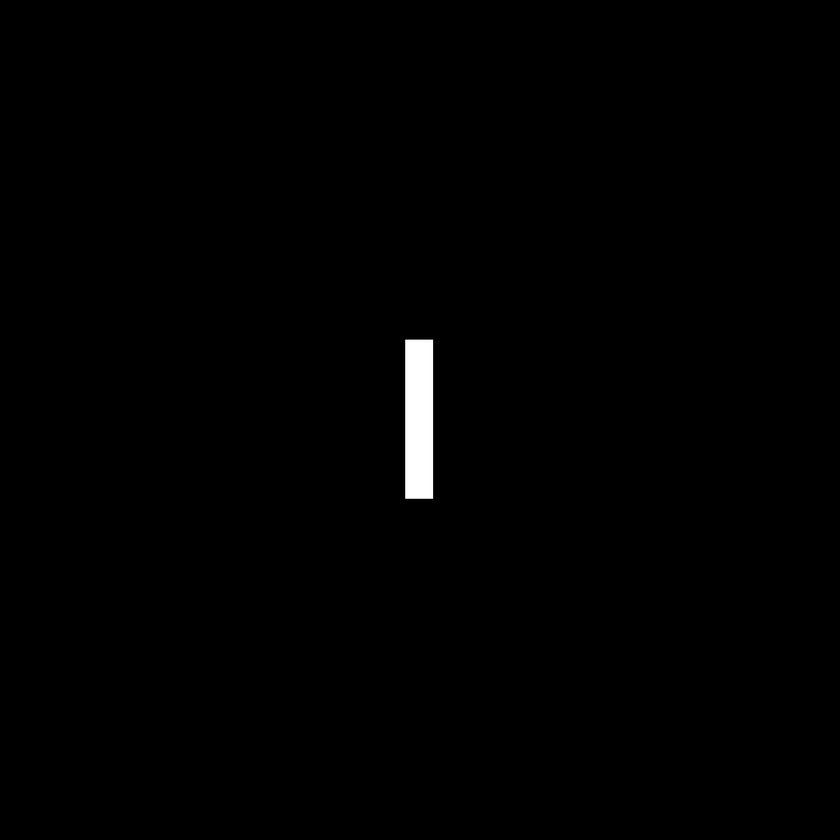
#> input picture Digital Image Processing/Fig0424(a)(rectangle).tif, 840 x 840 px, shrunk from 1024 x 1024 before the run, found by its file name
$ jupyter execute IP-10.ipynb
#> lines starting #> are read from the running program, lines starting #| are printed output that depends on the picture
[cell 1]
from google.colab import drive
drive.mount('/content/drive')

[cell 2]
# Basics of Frequency Domain Filtering

[cell 3]
import cv2
import numpy as np
import numpy.fft as n
import matplotlib.pyplot as plt

# Read image file
image = cv2.imread('/content/drive/MyDrive/Colab Notebooks/Image Processing/Fig0424(a)(rectangle).tif',cv2.IMREAD_GRAYSCALE)
#> image is the input picture: shape (840, 840); min 0, max 255, mean 1.6

# Compute Fourier Spectrum
fourier_transform = n.fft2(image)
fourier_spectrum = np.abs(fourier_transform)

plt.subplot(121)
plt.imshow(image, cmap = 'gray')
plt.title('Input Image')
plt.axis('off')

plt.subplot(122)
plt.imshow(fourier_spectrum, cmap = 'gray')
plt.title('Fourier Spectrum')
plt.axis('off')
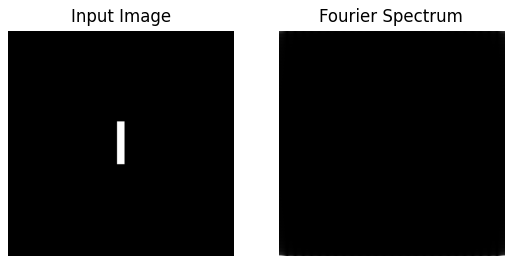
#> figure drawn by matplotlib, 2 panels

[cell 4]
# Centred Spectrum
centered_spectrum = n.fftshift(fourier_transform)

# Enhancing centred spectrum by log transform
enhanced_spectrum = np.log10(1 + np.abs(centered_spectrum))
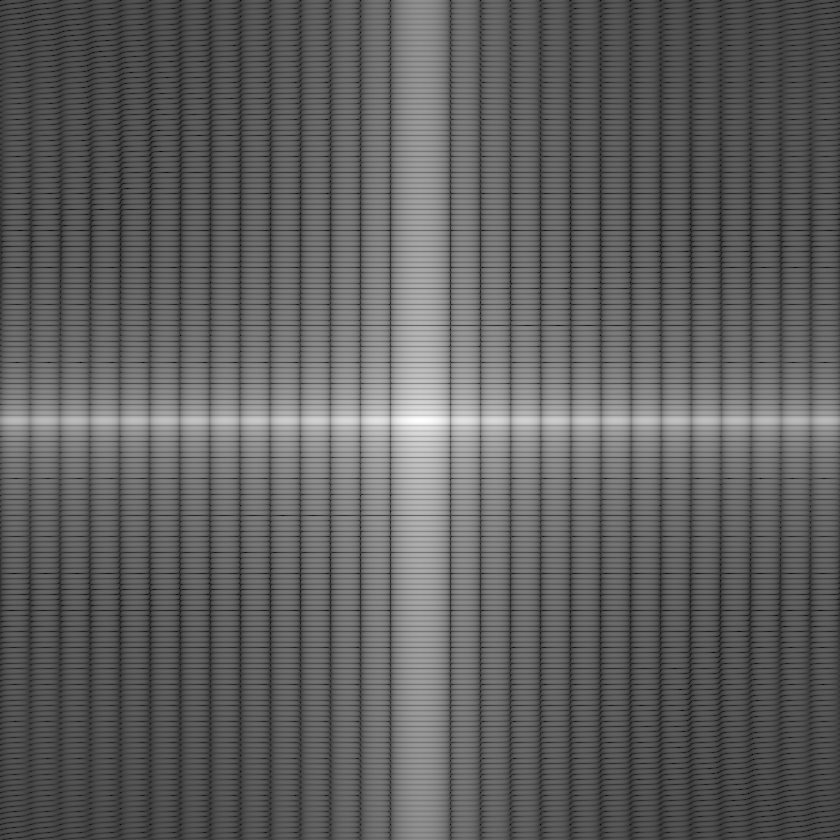
#> enhanced_spectrum: shape (840, 840) float64; min 5.64e-14, max 6.05, mean 2.28; drawn with min black and max white

plt.subplot(121)
plt.imshow(np.abs(centered_spectrum), cmap = 'gray')
plt.title('Centered Spectrum')
plt.axis('off')

plt.subplot(122)
plt.imshow(enhanced_spectrum, cmap = 'gray')
plt.title('Enhanced Spectrum')
plt.axis('off')
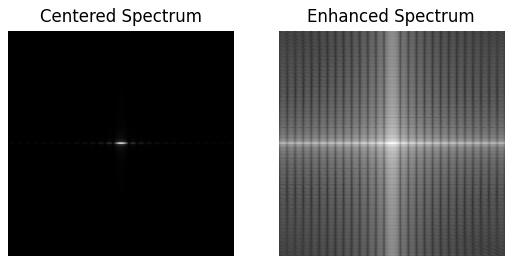
#> figure drawn by matplotlib, 2 panels

[cell 5]
# Filtering in frequency domain with low-pass filters

import numpy as np
import numpy.fft as n
import cv2
import matplotlib.pyplot as plt

def lpfilter(type, M, N, D0, n = None):
    # Convert type to lowercase
    type = type.lower()

    # Use numpy meshgrid to create U and V arrays
    U, V = np.meshgrid(np.arange(N), np.arange(M))

    # Compute the distances D(U, V)
    D = np.hypot(U - M/2, V - N/2)

    # Begin filter computations
    if type == 'ideal':
        H = np.double(D <= D0)
    elif type == 'butterworth':
        if n is None:
            n = 1
        H = 1 / (1 + (D / D0)**(2 * n))
    elif type == 'gaussian':
        H = np.exp(-(D**2) / (2 * (D0**2)))
    else:
        raise ValueError('Unknown filter type.')

    return H

# Load the test image
f = cv2.imread('/content/drive/MyDrive/Colab Notebooks/Image Processing/Fig0333(a)(test_pattern_blurring_orig).tif',cv2.IMREAD_GRAYSCALE)
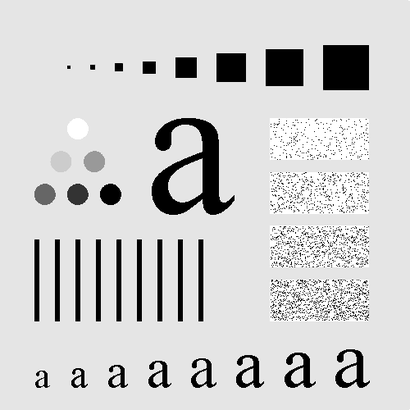
#> input picture Digital Image Processing/Fig0333(a)(test_pattern_blurring_orig).tif, 410 x 410 px, shrunk from 500 x 500 before the run, found by its file name
#> f is the input picture: shape (410, 410); min 0, max 255, mean 207.1

# Get image size
M, N = f.shape
#> M = 410; N = 410

# Define cutoff frequency and filter type
D0 = 10
filter_type = 'gaussian'

# Compute the ideal low-pass filter
ILPF = lpfilter(filter_type, M, N, D0)

# Apply the filter to the image
filtered_image = n.ifftshift(n.ifft2(n.fft2(f) * n.fft2(ILPF)))

plt.subplot(121)
plt.imshow(f, cmap = 'gray')
plt.title('Input Image')
plt.axis('off')

plt.subplot(122)
plt.imshow(np.abs(filtered_image), cmap = 'gray')
plt.title('Smoothed Image')
plt.axis('off')
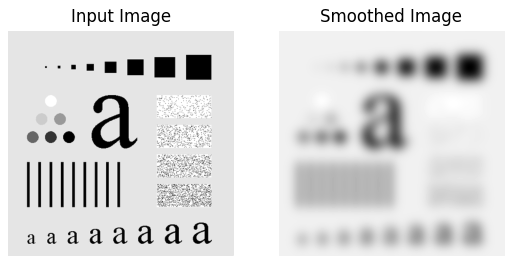
#> figure drawn by matplotlib, 2 panels

[cell 6]
# High pass filtering

# Define cutoff frequency and filter type
D0 = 10
filter_type = 'ideal'

# Compute the ideal high-pass filter
IHPF = 1 - ILPF
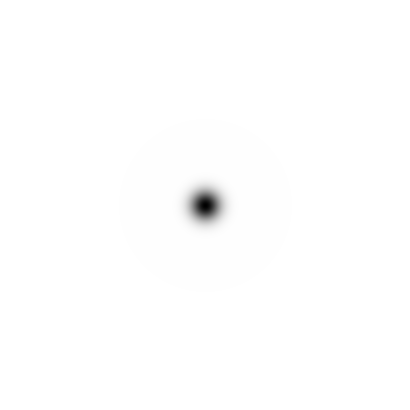
#> IHPF: shape (410, 410) float64; min 0, max 1, mean 0.996

# Apply the filter to the image
filtered_image = n.ifftshift(n.ifft2(n.fft2(f) * n.fft2(IHPF)))

plt.subplot(121)
plt.imshow(f, cmap = 'gray')
plt.title('Input Image')
plt.axis('off')

plt.subplot(122)
plt.imshow(np.abs(filtered_image), cmap = 'gray')
plt.title('Filtered Image')
plt.axis('off')
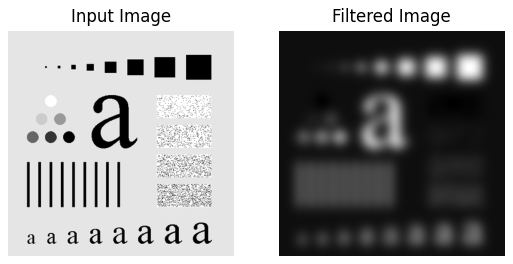
#> figure drawn by matplotlib, 2 panels
